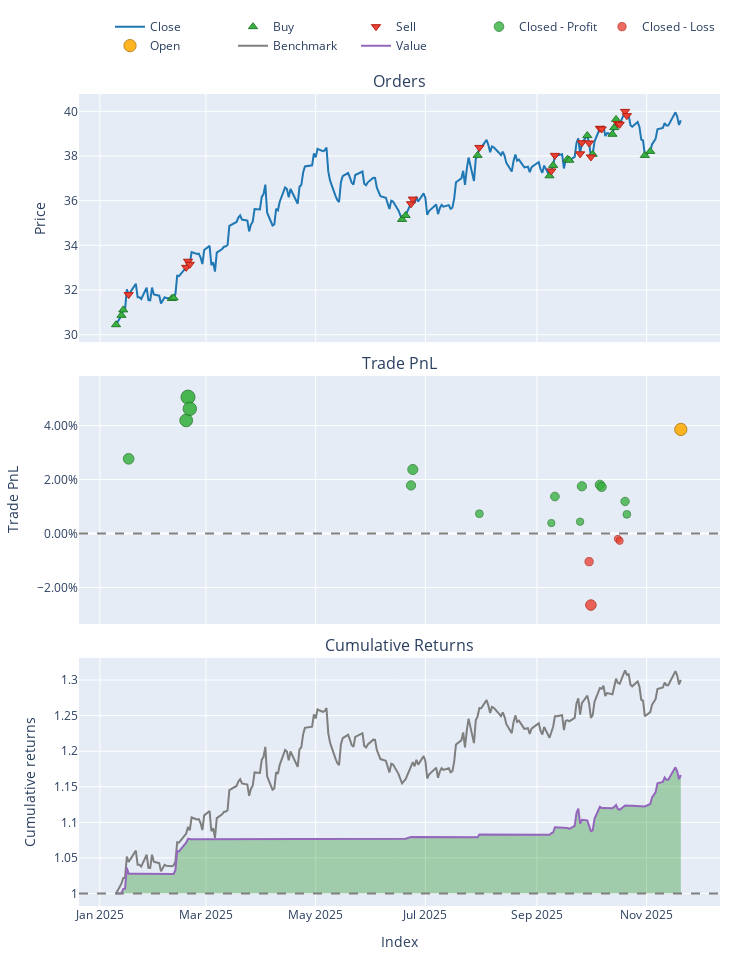

Notebook code for this chart:
### Code cell
# Multiple stocks in a loop
stocks = ["CNP", "MDU", "CWCO", "NEE", "DUK"]
results = {}

for stock in stocks:
    print(f"\n{'='*60}")
    print(f"Processing {stock}")
    print(f"{'='*60}")
    portfolio, metrics, actions = run_ppo_trading_pipeline(
        stock_symbol=stock, 
        config=config,
        show_plot=True  # Don't show plots in loop
    )
    results[stock] = {'portfolio': portfolio, 'metrics': metrics, 'actions': actions}

### Figure 1 — Plotly figure (JSON) as saved in the notebook; plotly's stock layout.template omitted (floating-point values rounded to 4 significant figures; data arrays with more than 128 entries replaced by an {"elided": "..."} marker saying what was removed)
{"data": [{"legendgroup": "0", "line": {"color": "#1f77b4"}, "name": "Close", "showlegend": true, "type": "scatter", "uid": "70921648-09ee-4527-b009-09d618b5dafd", "x": {"elided": "218 str values"}, "xaxis": "x", "y": {"elided": "218 float values"}, "yaxis": "y"}, {"customdata": [[0.0, 299.2, 9.11], [1.0, 2292.0, 70.73], [2.0, 644.7, 20.06], [4.0, 2612.0, 82.58], [5.0, 634.7, 20.09], [9.0, 499.0, 17.54], [10.0, 11.27, 0.3982], [13.0, 1219.0, 46.34], [15.0, 1159.0, 43.01], [17.0, 1280.0, 48.12], [19.0, 2689.0, 101.8], [20.0, 195.6, 7.395], [23.0, 1854.0, 72.16], [26.0, 1520.0, 57.89], [29.0, 660.3, 25.73], [30.0, 274.5, 10.78], [31.0, 1902.0, 75.39], [36.0, 2045.0, 77.75], [37.0, 901.9, 34.46]], "hovertemplate": "Order Id: %{customdata[0]}<br>Timestamp: %{x}<br>Price: %{y}<br>Size: %{customdata[1]:.6f}<br>Fees: %{customdata[2]:.6f}", "legendgroup": "1", "marker": {"color": "#37B13F", "line": {"color": "rgb(38,123,44)", "width": 1}, "size": 8, "symbol": "triangle-up"}, "mode": "markers", "name": "Buy", "type": "scatter", "uid": "266770f8-8340-4376-aadd-11a9078a3105", "x": ["2025-01-10T00:00:00-05:00", "2025-01-13T00:00:00-05:00", "2025-01-14T00:00:00-05:00", "2025-02-10T00:00:00-05:00", "2025-02-11T00:00:00-05:00", "2025-06-18T00:00:00-04:00", "2025-06-20T00:00:00-04:00", "2025-07-30T00:00:00-04:00", "2025-09-08T00:00:00-04:00", "2025-09-10T00:00:00-04:00", "2025-09-18T00:00:00-04:00", "2025-09-19T00:00:00-04:00", "2025-09-29T00:00:00-04:00", "2025-10-02T00:00:00-04:00", "2025-10-13T00:00:00-04:00", "2025-10-14T00:00:00-04:00", "2025-10-15T00:00:00-04:00", "2025-10-31T00:00:00-04:00", "2025-11-03T00:00:00-05:00"], "xaxis": "x", "y": [30.45, 30.87, 31.11, 31.62, 31.65, 35.16, 35.34, 38.03, 37.11, 37.58, 37.86, 37.81, 38.91, 38.08, 38.97, 39.27, 39.64, 38.03, 38.21], "yaxis": "y"}, {"customdata": [[3.0, 3236.0, 102.9], [6.0, 1005.0, 33.19], [7.0, 1813.0, 60.36], [8.0, 428.0, 14.19], [11.0, 509.6, 18.28], [12.0, 0.6447, 0.02325], [14.0, 1219.0, 46.77], [16.0, 602.0, 22.47], [18.0, 1837.0, 69.87], [21.0, 1760.0, 67.06], [22.0, 1125.0, 43.4], [24.0, 454.3, 17.53], [25.0, 61.11, 2.32], [27.0, 262.4, 10.3], [28.0, 2597.0, 101.8], [32.0, 649.7, 25.63], [33.0, 1088.0, 42.88], [34.0, 878.7, 35.15], [35.0, 220.4, 8.774]], "hovertemplate": "Order Id: %{customdata[0]}<br>Timestamp: %{x}<br>Price: %{y}<br>Size: %{customdata[1]:.6f}<br>Fees: %{customdata[2]:.6f}", "legendgroup": "2", "marker": {"color": "#EA4335", "line": {"color": "rgb(181,31,18)", "width": 1}, "size": 8, "symbol": "triangle-down"}, "mode": "markers", "name": "Sell", "type": "scatter", "uid": "eed32d8a-8384-489f-b16e-18a8f6549373", "x": ["2025-01-17T00:00:00-05:00", "2025-02-18T00:00:00-05:00", "2025-02-19T00:00:00-05:00", "2025-02-20T00:00:00-05:00", "2025-06-23T00:00:00-04:00", "2025-06-24T00:00:00-04:00", "2025-07-31T00:00:00-04:00", "2025-09-09T00:00:00-04:00", "2025-09-11T00:00:00-04:00", "2025-09-25T00:00:00-04:00", "2025-09-26T00:00:00-04:00", "2025-09-30T00:00:00-04:00", "2025-10-01T00:00:00-04:00", "2025-10-06T00:00:00-04:00", "2025-10-07T00:00:00-04:00", "2025-10-16T00:00:00-04:00", "2025-10-17T00:00:00-04:00", "2025-10-20T00:00:00-04:00", "2025-10-21T00:00:00-04:00"], "xaxis": "x", "y": [31.79, 33.01, 33.29, 33.15, 35.86, 36.07, 38.38, 37.33, 38.03, 38.1, 38.59, 38.58, 37.96, 39.24, 39.21, 39.45, 39.42, 40.0, 39.81], "yaxis": "y"}, {"customdata": [[0.0, 0.0, 2767.0, 0.0277], [1.0, 1.0, 1333.0, 0.04193], [2.0, 1.0, 2899.0, 0.05057], [3.0, 1.0, 625.6, 0.04622], [4.0, 2.0, 319.5, 0.01783], [5.0, 2.0, 0.538, 0.02373], [6.0, 3.0, 340.6, 0.007351], [7.0, 4.0, 86.89, 0.003889], [8.0, 4.0, 943.7, 0.01372], [9.0, 5.0, 292.4, 0.004387], [10.0, 5.0, 745.3, 0.01751], [13.0, 6.0, 182.3, 0.01806], [14.0, 6.0, 1727.0, 0.01728], [17.0, 7.0, 412.3, 0.0119], [18.0, 7.0, 61.82, 0.00711]], "hovertemplate": "Exit Trade Id: %{customdata[0]}<br>Position Id: %{customdata[1]}<br>Exit Timestamp: %{x}<br>PnL: %{customdata[2]:.6f}<br>Return: %{customdata[3]:.2%}", "legendgroup": "3", "marker": {"color": "#37B13F", "line": {"color": "rgb(38,123,44)", "width": 1}, "opacity": [0.8294, 0.8733, 0.9, 0.8866, 0.799, 0.8172, 0.7666, 0.756, 0.7863, 0.7575, 0.798, 0.7997, 0.7973, 0.7807, 0.7659], "size": [10.71, 12.76, 14.0, 13.37, 9.286, 10.14, 7.777, 7.278, 8.694, 7.35, 9.24, 9.319, 9.207, 8.431, 7.742], "symbol": "circle"}, "mode": "markers", "name": "Closed - Profit", "type": "scatter", "uid": "e7302073-87ed-4500-b561-16b92b6da339", "x": ["2025-01-17T00:00:00-05:00", "2025-02-18T00:00:00-05:00", "2025-02-19T00:00:00-05:00", "2025-02-20T00:00:00-05:00", "2025-06-23T00:00:00-04:00", "2025-06-24T00:00:00-04:00", "2025-07-31T00:00:00-04:00", "2025-09-09T00:00:00-04:00", "2025-09-11T00:00:00-04:00", "2025-09-25T00:00:00-04:00", "2025-09-26T00:00:00-04:00", "2025-10-06T00:00:00-04:00", "2025-10-07T00:00:00-04:00", "2025-10-20T00:00:00-04:00", "2025-10-21T00:00:00-04:00"], "xaxis": "x2", "y": [0.0277, 0.04193, 0.05057, 0.04622, 0.01783, 0.02373, 0.007351, 0.003889, 0.01372, 0.004387, 0.01751, 0.01806, 0.01728, 0.0119, 0.00711], "yaxis": "y2"}, {"customdata": [[11.0, 6.0, -184.3, -0.01042], [12.0, 6.0, -63.04, -0.02651], [15.0, 7.0, -50.13, -0.001956], [16.0, 7.0, -116.4, -0.002712]], "hovertemplate": "Exit Trade Id: %{customdata[0]}<br>Position Id: %{customdata[1]}<br>Exit Timestamp: %{x}<br>PnL: %{customdata[2]:.6f}<br>Return: %{customdata[3]:.2%}", "legendgroup": "4", "marker": {"color": "#EA4335", "line": {"color": "rgb(181,31,18)", "width": 1}, "opacity": [0.7761, 0.8258, 0.75, 0.7523], "size": [8.22, 10.54, 7.0, 7.109], "symbol": "circle"}, "mode": "markers", "name": "Closed - Loss", "type": "scatter", "uid": "d8862ffa-95c0-4dbe-bb49-6c87c3bade18", "x": ["2025-09-30T00:00:00-04:00", "2025-10-01T00:00:00-04:00", "2025-10-16T00:00:00-04:00", "2025-10-17T00:00:00-04:00"], "xaxis": "x2", "y": [-0.01042, -0.02651, -0.001956, -0.002712], "yaxis": "y2"}, {"customdata": [[19.0, 8.0, 4330.0, 0.03859]], "hovertemplate": "Exit Trade Id: %{customdata[0]}<br>Position Id: %{customdata[1]}<br>Exit Timestamp: %{x}<br>PnL: %{customdata[2]:.6f}<br>Return: %{customdata[3]:.2%}", "legendgroup": "5", "marker": {"color": "#FFAA00", "line": {"color": "rgb(178,118,0)", "width": 1}, "opacity": [0.863], "size": [12.27], "symbol": "circle"}, "mode": "markers", "name": "Open", "type": "scatter", "uid": "0da7916b-68b1-421f-ba0e-c19859935908", "x": ["2025-11-20T00:00:00-05:00"], "xaxis": "x2", "y": [0.03859], "yaxis": "y2"}, {"legendgroup": "6", "line": {"color": "#7f7f7f"}, "name": "Benchmark", "showlegend": true, "type": "scatter", "uid": "de1e52d7-1507-4171-a6c9-ea6fe29ccbaf", "x": {"elided": "218 str values"}, "xaxis": "x3", "y": {"elided": "218 float values"}, "yaxis": "y3"}, {"hoverinfo": "skip", "legendgroup": "7", "line": {"color": "rgba(0, 0, 0, 0)", "width": 0}, "opacity": 0, "showlegend": false, "type": "scatter", "uid": "3ffb95f4-1fb8-4155-b0f5-19d6bd8743ab", "x": {"elided": "218 str values"}, "xaxis": "x3", "y": {"elided": "218 int values"}, "yaxis": "y3"}, {"connectgaps": false, "fill": "tonexty", "fillcolor": "rgba(0, 128, 0, 0.3)", "hoverinfo": "skip", "legendgroup": "7", "line": {"color": "rgba(0, 0, 0, 0)", "width": 0}, "opacity": 0, "showlegend": false, "type": "scatter", "uid": "0659c770-c3c9-4660-a656-0569debfe429", "x": {"elided": "218 str values"}, "xaxis": "x3", "y": {"elided": "218 float values"}, "yaxis": "y3"}, {"hoverinfo": "skip", "legendgroup": "7", "line": {"color": "rgba(0, 0, 0, 0)", "width": 0}, "opacity": 0, "showlegend": false, "type": "scatter", "uid": "70c57403-7a7c-4349-824b-fd7539b734ba", "x": {"elided": "218 str values"}, "xaxis": "x3", "y": {"elided": "218 int values"}, "yaxis": "y3"}, {"connectgaps": false, "fill": "tonexty", "fillcolor": "rgba(255, 0, 0, 0.3)", "hoverinfo": "skip", "legendgroup": "7", "line": {"color": "rgba(0, 0, 0, 0)", "width": 0}, "opacity": 0, "showlegend": false, "type": "scatter", "uid": "26094780-af41-4691-9518-023bbb157923", "x": {"elided": "218 str values"}, "xaxis": "x3", "y": {"elided": "218 float values"}, "yaxis": "y3"}, {"legendgroup": "8", "line": {"color": "#9467bd"}, "name": "Value", "showlegend": true, "type": "scatter", "uid": "f01ce727-de5e-480d-946c-f876b5b1ad28", "x": {"elided": "218 str values"}, "xaxis": "x3", "y": {"elided": "218 float values"}, "yaxis": "y3"}, {"hoverinfo": "skip", "legendgroup": "7", "line": {"color": "rgba(0, 0, 0, 0)", "width": 0}, "opacity": 0, "showlegend": false, "type": "scatter", "uid": "fc8072ce-3827-49f2-a946-e5d158eb13ca", "x": {"elided": "218 str values"}, "xaxis": "x3", "y": {"elided": "218 int values"}, "yaxis": "y3"}], "layout": {"annotations": [{"font": {"size": 16}, "showarrow": false, "text": "Orders", "x": 0.5, "xanchor": "center", "xref": "paper", "y": 1, "yanchor": "bottom", "yref": "paper"}, {"font": {"size": 16}, "showarrow": false, "text": "Trade PnL", "x": 0.5, "xanchor": "center", "xref": "paper", "y": 0.6528, "yanchor": "bottom", "yref": "paper"}, {"font": {"size": 16}, "showarrow": false, "text": "Cumulative Returns", "x": 0.5, "xanchor": "center", "xref": "paper", "y": 0.3056, "yanchor": "bottom", "yref": "paper"}], "height": 960, "legend": {"orientation": "h", "traceorder": "normal", "x": 1, "xanchor": "right", "y": 1.042, "yanchor": "bottom"}, "margin": {"b": 30, "l": 30, "r": 30, "t": 30}, "shapes": [{"line": {"color": "gray", "dash": "dash"}, "type": "line", "x0": 0, "x1": 1, "xref": "paper", "y0": 0, "y1": 0, "yref": "y2"}, {"line": {"color": "gray", "dash": "dash"}, "type": "line", "x0": 0, "x1": 1, "xref": "paper", "y0": 1, "y1": 1, "yref": "y3"}], "showlegend": true, "width": 750, "xaxis": {"anchor": "y", "domain": [0, 1], "matches": "x3", "showticklabels": false}, "xaxis2": {"anchor": "y2", "domain": [0, 1], "matches": "x3", "showticklabels": false}, "xaxis3": {"anchor": "y3", "domain": [0, 1], "title": {"text": "Index"}}, "yaxis": {"anchor": "x", "domain": [0.6944, 1], "title": {"text": "Price"}}, "yaxis2": {"anchor": "x2", "domain": [0.3472, 0.6528], "tickformat": ".2%", "title": {"text": "Trade PnL"}}, "yaxis3": {"anchor": "x3", "domain": [0, 0.3056], "title": {"text": "Cumulative returns"}}}}
